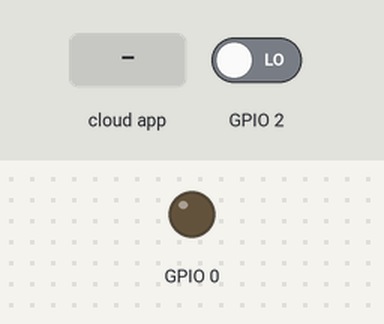
A sketch run on a simulated ESP8266 (NodeMCU). On the bench: output pins drawn as LEDs (lit = HIGH). Inputs (shaded band) come from the test bench; at power-on: GPIO 2 LOW. WiFi joins after 1.5 s; servers stay silent unless stated; the Firebase database answers and starts empty; what the sketch prints to the serial monitor is not drawn.

Above: at 2.7 s.
2.8 s: the phone or cloud app sets auth to 1
At 3.15 s:
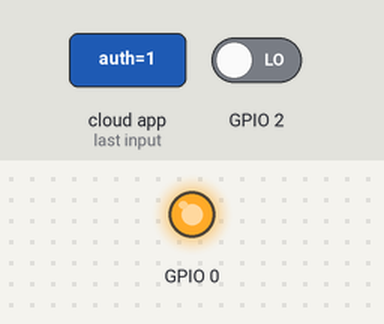
4.8 s: the phone or cloud app sets auth to 6
At 16.1 s:
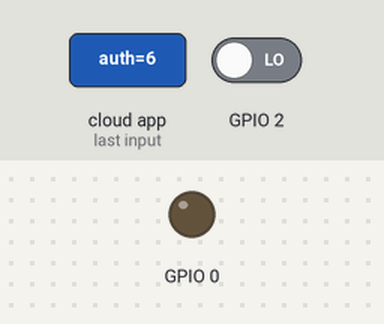
Timing chart, 0 to 16.4 s (numbered marks = the images above; inputs shaded):
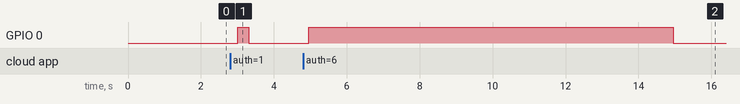

Measured:
- after the input at 2.8 s, GPIO 0: LOW → HIGH after 0.20 s, → LOW 0.30 s later
- after the input at 4.8 s, GPIO 0: LOW → HIGH after 0.16 s, → LOW 10.0 s later

The sketch:

smart_button.ino
```cpp
#include <ESP8266WiFi.h>
#include <FirebaseArduino.h>
#define FIREBASE_HOST "smart-banking-d46e6.firebaseio.com"
#define FIREBASE_AUTH "BUwntR3gepiTfiqU43ZKc0Uh3hywUnrbLaX8YMh0"
#define WIFI_SSID "Open-Access"
#define WIFI_PASSWORD ""
int count=0;
int timeout=0;
void setup() {
  WiFi.begin(WIFI_SSID, WIFI_PASSWORD);
  while (WiFi.status() != WL_CONNECTED) {
    Serial.print(".");
    delay(500);
  }
  Serial.println();
  Serial.print("connected: ");

  Firebase.begin(FIREBASE_HOST, FIREBASE_AUTH);
  pinMode(2, INPUT);
  pinMode(0, OUTPUT);
  attachInterrupt(2, button, RISING);

}
void button(){
count++;
}

void loop() {
if(Firebase.getInt("Alexa/1111099711446971081169711910510864104111116109971051084699111109/omar/auth")==1){
  digitalWrite(0,HIGH);
  timeout++;
  delay(1);
  if(Firebase.getInt("Alexa/1111099711446971081169711910510864104111116109971051084699111109/omar/password")==count){
      Firebase.setInt("Alexa/1111099711446971081169711910510864104111116109971051084699111109/omar/auth",5);
      digitalWrite(0,LOW);
      count=0;
      timeout=0;
    }
    else if( count>7 ){
        Firebase.setInt("Alexa/1111099711446971081169711910510864104111116109971051084699111109/omar/auth",2);
        digitalWrite(0,LOW);
        count=0;
        timeout=0;
        }

  else if(timeout >=200){
    Firebase.setInt("Alexa/1111099711446971081169711910510864104111116109971051084699111109/omar/auth",3);
    digitalWrite(0,LOW);
    count=0;
    timeout=0;
    }
}
else if(Firebase.getInt("Alexa/1111099711446971081169711910510864104111116109971051084699111109/omar/auth")==6){
  timeout=0;
  count=0;
  digitalWrite(0,HIGH);
  delay(10000);
  digitalWrite(0,LOW);
  Firebase.setInt("Alexa/1111099711446971081169711910510864104111116109971051084699111109/omar/auth",0);
  if(count<3 ||count>7)
  Firebase.setInt("Alexa/1111099711446971081169711910510864104111116109971051084699111109/omar/password",3);
  else
  Firebase.setInt("Alexa/1111099711446971081169711910510864104111116109971051084699111109/omar/password",count);
  timeout=0;
  count=0;
  }
  else if(Firebase.getInt("Alexa/1111099711446971081169711910510864104111116109971051084699111109/omar/auth")==6){
    digitalWrite(0,LOW);
    timeout=0;
    count=0;
  }
}
```
